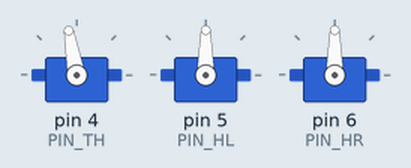
Bench run of a sketch on a simulated Arduino Uno, built with avr-gcc and run on an emulated ATmega328P. Parts: 3 × servo.

Above: at 3.05 s.
At 3.35 s:
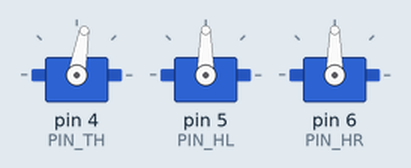
Timing chart, 0 to 6.0 s (numbered marks = the images above):
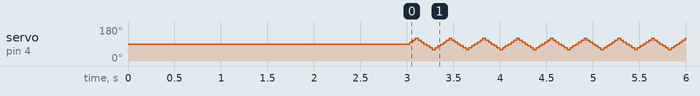

The sketch:

b3_smooth.ino
```cpp
//-- myPOSE original position

// 參數：校正的位置 (要調整的角度)
int adj[]={ 0, 0, 0 };

// 參數：起始位置
int pos[]={ 90,90,90 };  // 起始位置


// 參數：各伺服馬達的腳位
#define PIN_TH 4
#define PIN_HL 5
#define PIN_HR 6

#include <Servo.h>
Servo S0, S1, S2;


void move_servo()
{
  S0.write(pos[0]+adj[0]);
  S1.write(pos[1]+adj[1]);
  S2.write(pos[2]+adj[2]);
}


void setup()
{
  Serial.begin(115200);

  S0.attach(PIN_TH);
  S1.attach(PIN_HL);
  S2.attach(PIN_HR);

  move_servo();
  delay(3000);
}


void loop()
{
  // 此處僅改變一個馬達 S0
  int shift = 30;  // 偏移的總量
  int shift_inc = 10;  // 遞增量
  int shift_delay = 30;  // 每次延遲的時間

  // 愈來愈大
  for(int angle=90; angle<90+shift; angle+=shift_inc)
  {
    pos[0] = angle;  // 指定移的角度
    move_servo();
    delay(shift_delay);
  }

  // 愈來愈小
  for(int angle=90+shift; angle>90-shift; angle-=shift_inc)
  {
    pos[0] = angle;  // 指定移的角度
    move_servo();
    delay(shift_delay);
  }

  // 愈來愈大，回到定位
  for(int angle=90-shift; angle<90; angle+=shift_inc)
  {
    pos[0] = angle;  // 指定移的角度
    move_servo();
    delay(shift_delay);
  }
}
```

Measured:
- by itself, servo on pin 4 (PIN_TH): repeats every 0.36 s: 110° 0.03 s, 120° 0.03 s, 110° 0.03 s, 100° 0.03 s, 90° 0.03 s, 80° 0.03 s, 70° 0.03 s, 60° 0.03 s, 70° 0.03 s, 80° 0.03 s, 90° 0.03 s, 100° 0.03 s
